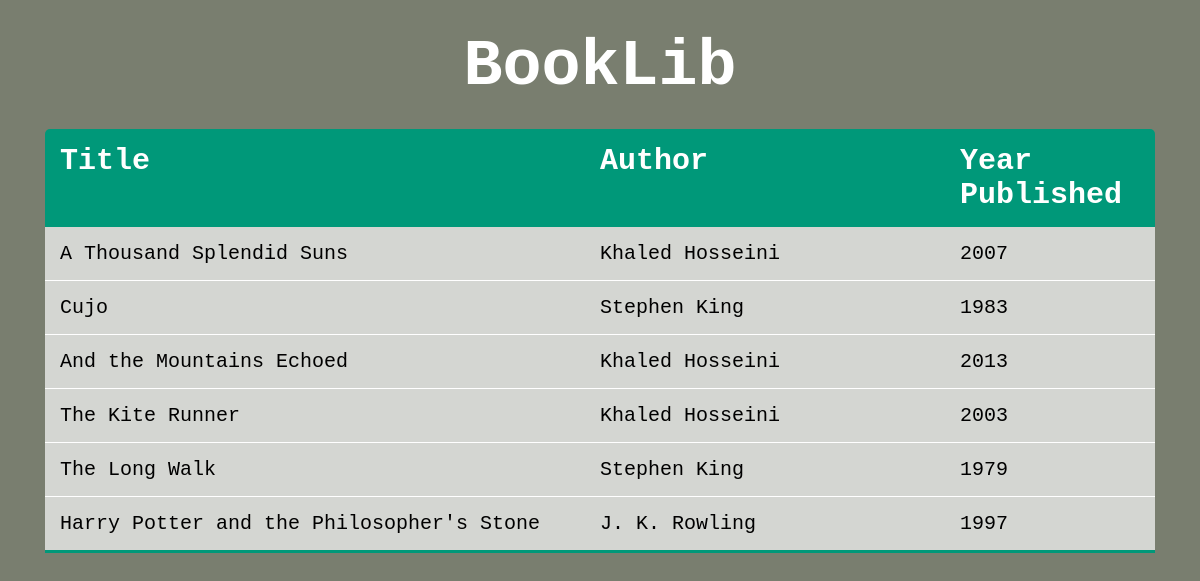
The page / on the database its author committed.
### library/models.py (models this page shows)
class Book(models.Model):
    title = models.CharField(max_length=255)
    release_year = models.IntegerField()
    author = models.ForeignKey(Author, on_delete=models.CASCADE)

class Author(models.Model):
    name = models.CharField(max_length=255)
    def __str__(self):
        return self.name

### library/views.py (the view)
# urls.py: 2. Add a URL to urlpatterns:  path('', views.home, name='home')
def home(request):
    books = Book.objects.all()
    return render(request, 'library/home.html', {'books': books})

### library/templates/library/home.html (shortened to what this page needs)
<!DOCTYPE html>
<html lang="en">
  <head>
    <link rel="stylesheet" href="/static/library/home.css" />
  </head>
  <body>
    <div class="page">
      <h1>BookLib</h1>
      <div class="content">
        <ul>
          <div class="title">
            <li>Title</li>
            <li>Author</li>
            <li>Year Published</li>
          </div>
          {% for book in books %}
          <a href="{% url 'detail' book.id %}" id="book-link">
            <div class="data">
              <li>{{ book.title }}</li>
              <li>{{ book.author }}</li>
              <li>{{ book.release_year }}</li>
            </div>
          </a>
          {% endfor %}
        </ul>
      </div>
    </div>
  </body>
</html>

### library/static/library/home.css (style rules this page uses)
* { margin: 0; padding: 0; box-sizing: border-box; }
body { height: 100vh; font-family: monospace; background-image: url("home_bg.jpg"); background-position: center; background-repeat: no-repeat; background-size: cover; color: white; display: flex; flex-direction: column; align-items: center; }
a#book-link { text-decoration: none; border-bottom: thin solid white; }
h1 { font-size: 65px; margin-bottom: 25px; text-align: center; }
li { list-style: none; }
.page { background-color: rgba(50, 57, 34, 0.65); width: 100vw; height: 100vh; padding: 30px 45px; }
.content ul { display: flex; flex-direction: column; }
.title { background-color: #009879; color: white; border-top-left-radius: 5px; border-top-right-radius: 5px; }
.title li { font-weight: 900; font-size: 30px; }
.title, .data { padding: 15px; display: grid; grid-template-columns: 3fr 2fr 1fr; place-content: center; }
.data { color: black; background-color: rgba(243, 243, 243, 0.75); transition: all 0.25s ease-in-out; }
.data li { font-size: 20px; }
a#book-link:last-child { border-bottom: 3px solid #009879; }

### rows shown on the page
Book: title "A Thousand Splendid Suns", author "Khaled Hosseini", release_year "2007"
Book: title "Cujo", author "Stephen King", release_year "1983"
Book: title "And the Mountains Echoed", author "Khaled Hosseini", release_year "2013"
Book: title "The Kite Runner", author "Khaled Hosseini", release_year "2003"
Book: title "The Long Walk", author "Stephen King", release_year "1979"
Book: title "Harry Potter and the Philosopher's Stone", author "J. K. Rowling", release_year "1997"
